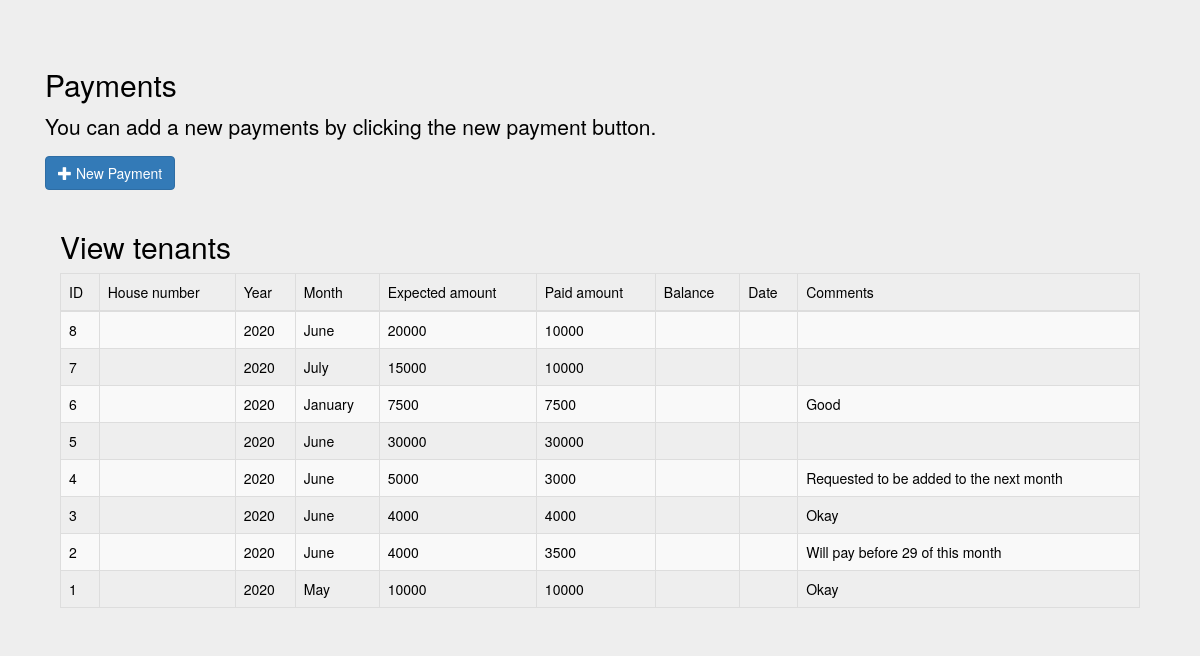
Page /paymentsform.php on the committed database.
### tables this page shows
CREATE TABLE `payments` (
  `id` int(11) NOT NULL,
  `house_number` varchar(100) NOT NULL,
  `year` int(11) NOT NULL,
  `month` varchar(50) NOT NULL,
  `expected_amount` int(11) NOT NULL,
  `paid_amount` int(11) NOT NULL,
  `comments` varchar(250) NOT NULL,
  `datentime` timestamp NOT NULL DEFAULT CURRENT_TIMESTAMP
);

### paymentsform.php (the view, shortened to what this page needs)
<!DOCTYPE html>
<html>
<head>
  <link rel="stylesheet" href="https://maxcdn.bootstrapcdn.com/bootstrap/3.3.6/css/bootstrap.min.css" />
  <link rel="stylesheet" href="https://cdn.datatables.net/1.10.12/css/dataTables.bootstrap.min.css" />
  <link rel="stylesheet" href="../try/bootstrap/css/bootstrap.min.css">
  <link rel="stylesheet" href="https://maxcdn.bootstrapcdn.com/bootstrap/3.4.0/css/bootstrap.min.css">
</head>
<body class="jumbotron">
  <div class="container ">
    <div class="container">
      <h2>Payments</h2>
      <p>You can add a new payments by clicking the new payment button.</p>
      <button  type="button" class="btn btn-primary" data-toggle="collapse" data-target="#demo"><span class="glyphicon glyphicon-plus"></span> New Payment </button>
    </div>
    <br>
    <div class="container">
      <div class="col-md-12 ">
        <div class="card">
          <div class="card-header">
            <h2>View tenants</h2>
          </div>
          <div class="card-body">
            <div class="table-responsive">
              <table id="housestable" class="table table-striped table-bordered">
                    <thead>
                      <tr>
                        <td>ID</td>
                        <td>House number</td>
                        <td>Year</td>
                        <td>Month</td>
                        <td>Expected amount</td>
                        <td>Paid amount</td>
                        <td>Balance</td>
                        <td>Date</td>
                        <td>Comments</td>
                      </tr>
                    </thead>
                    <?php
                    $query= "select * from payments order by id desc";
                    $result=mysqli_query($con, $query);
                    while ($row = mysqli_fetch_array($result)){
                      echo '<tr>
                                <td>'.$row["id"].'</td>
                                <td>'.$row["house"].'</td>
                                <td>'.$row["year"].'</td>
                                <td>'.$row["month"].'</td>
                                <td>'.$row["expected_amount"].'</td>
                                <td>'.$row["paid_amount"].'</td>
                                <td>'.$row["balance"].'</td>
                                <td>'.$row["date"].'</td>
                                <td>'.$row["comments"].'</td>
                            </tr>';
                    }
                     ?>
              </table>
            </div>
          </div>
        </div>
      </div>
    </div>
  </div>
</body>
</html>

### rows in the picture
payments: id "8", year "2020", month "June", expected_amount "20000", paid_amount "10000"
payments: id "7", year "2020", month "July", expected_amount "15000", paid_amount "10000"
payments: id "6", year "2020", month "January", expected_amount "7500", paid_amount "7500", comments "Good"
payments: id "5", year "2020", month "June", expected_amount "30000", paid_amount "30000"
payments: id "4", year "2020", month "June", expected_amount "5000", paid_amount "3000", comments "Requested to be added to the next month"
payments: id "3", year "2020", month "June", expected_amount "4000", paid_amount "4000", comments "Okay"
payments: id "2", year "2020", month "June", expected_amount "4000", paid_amount "3500", comments "Will pay before 29 of this month"
payments: id "1", year "2020", month "May", expected_amount "10000", paid_amount "10000", comments "Okay"
